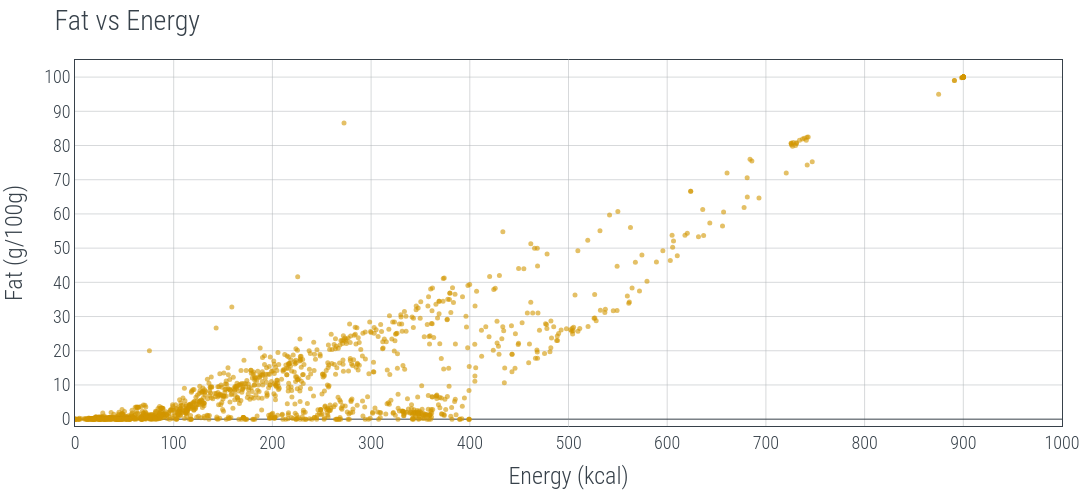

Notebook code cell kept with this figure:
### Code cell
# Find the correct column paths first
fig = go.Figure(
    data=go.Scatter(
        x=Danish["Energy (kcal)"],
        y=Danish["Fat"],
        mode="markers",
        marker=dict(
            size=5, opacity=0.6, color=color_from_rgb(rgb.tue_orange), line=dict(width=0)
        ),
        text=Danish.iloc[:, 1],
        hovertemplate="<b>%{text}</b><br>"
        + "Energy: %{x:.1f} kcal<br>"
        + "Fat: %{y:.1f} g/100g<br>"
        + "<extra></extra>",
    ),
)

fig.update_layout(
    title="Fat vs Energy",
    xaxis_title="Energy (kcal)",
    yaxis_title="Fat (g/100g)",
    template=custom_template,
    xaxis=dict(dtick=100, range=[0, 1000]),
    yaxis=dict(dtick=10, range=[-2, 105]),
    showlegend=False,
    width=plotly_width,
    height=plotly_height,
)

fig.show()

### Figure 1 — Plotly figure (JSON) as saved in the notebook; plotly's stock layout.template omitted (floating-point values rounded to 4 significant figures; data arrays with more than 128 entries replaced by an {"elided": "..."} marker saying what was removed)
{"data": [{"hovertemplate": "<b>%{text}</b><br>Energy: %{x:.1f} kcal<br>Fat: %{y:.1f} g/100g<br><extra></extra>", "marker": {"color": "rgb(210, 150, 0)", "line": {"width": 0}, "opacity": 0.6, "size": 5}, "mode": "markers", "text": {"elided": "1370 str values"}, "type": "scatter", "x": {"elided": "1370 float values"}, "y": {"elided": "1370 float values"}}], "layout": {"height": 496, "showlegend": false, "title": {"text": "Fat vs Energy"}, "width": 1102, "xaxis": {"dtick": 100, "range": [0, 1000], "title": {"text": "Energy (kcal)"}}, "yaxis": {"dtick": 10, "range": [-2, 105], "title": {"text": "Fat (g/100g)"}}}}
